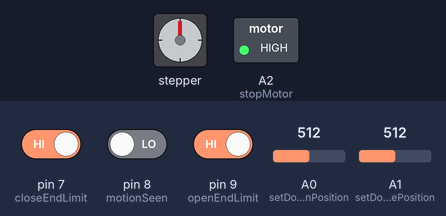
The sketch below on a simulated Arduino Uno, built with avr-gcc and run on an emulated ATmega328P. Shown: stepper motor, switched loads named in the sketch (green lamp = pin HIGH). Wiring (inferred from the names in the program): stepper motor driver (200 steps per turn assumed): step pin 4; direction pin 5. The test bench sets the inputs (shaded band); at power-on: pin 8 (motionSeen) LOW, A0 (setDoorOpenPosition) = 512, pin 9 (openEndLimit) HIGH, pin 7 (closeEndLimit) HIGH, A1 (setDoorClosePosition) = 512. Pins used as bus, display or sensor lines are not drawn; what the sketch prints to the serial monitor is not drawn.

Above: at 1.2 s.
1.3 s: pin 8 (motionSeen) driven HIGH
At 2.1 s:
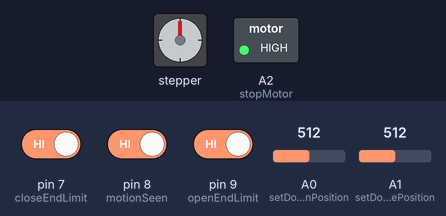
4.3 s: A0 (setDoorOpenPosition) set to 0
At 6.49 s:
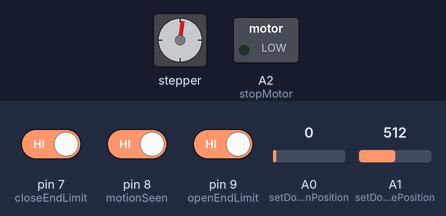
7.3 s: pin 9 (openEndLimit) driven LOW
At 7.7 s:
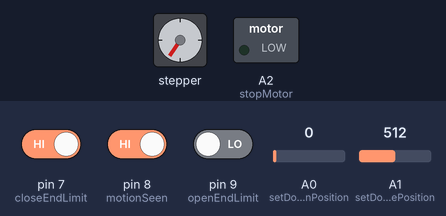
10.3 s: A0 (setDoorOpenPosition) set to 122
13.3 s: A0 (setDoorOpenPosition) set to 0
Timing chart, 0 to 20.3 s (numbered marks = the images above; inputs shaded):
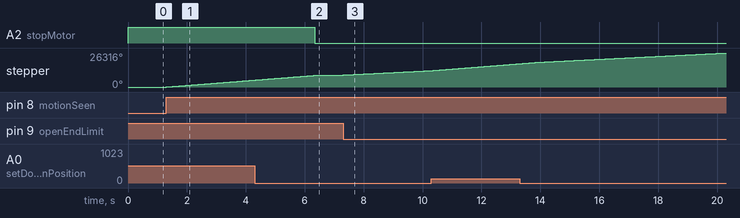

Measured:
- after the input at 1.3 s, stepper: keeps turning clockwise at about 1787°/s, starting at once

The sketch:

program.ino
```cpp
/*
  About Project:

  This project is a model of an automatic door that opens and closes when a person passes by. First, a motion sensor detects the presence of a passerby, then sends signal
  for the door to open. The door closes when a set timer has elapsed, then the door closes.

  Materials used for the project:

  Nema 17 stepper motor
  Aluminum coupling
  TB6600 stepper driver
  On/Off Switch
  Potentiometer
  Arduino Uno
  Threaded rod: Pitch = 1.25mm. Full revolution will move the glass slide 1.25mm

*/

#define motionSeen 8
#define openEndLimit 9
#define closeEndLimit 7
#define setDoorOpenPosition A0
#define setDoorClosePosition A1
#define dirPin 5
#define stepPin 4
#define stopMotor A2

int openingTravelDistance = 0;
int closingTravelDistance = 0;

bool isMovementOn = false;

int openEndState;
int lastOpenEndState = HIGH;

byte openEndIsPressed;

unsigned long lastDebounceTime = 0;
unsigned long debounceDelay = 50;

unsigned long closeTime = 0;
unsigned long openTime = 0;

enum {
  doorIsClosed,
  doorIsOpen,
  doorOpening,
  doorClosing
};

unsigned char doorState = doorIsClosed;

void openDoor() {
  //  Serial.println("Door open");

  digitalWrite(dirPin, HIGH);
  for (int i = 0; i < openingTravelDistance; i++) {
    digitalWrite(stepPin, HIGH);
    delayMicroseconds(500);
    digitalWrite(stepPin, LOW);
    delayMicroseconds(500);
  }
}

void closeDoor() {
  //  Serial.println("Door close");

  digitalWrite(dirPin, LOW);
  for (int i = 0; i < closingTravelDistance; i++) {
    digitalWrite(stepPin, HIGH);
    delayMicroseconds(500);
    digitalWrite(stepPin, LOW);
    delayMicroseconds(500);
  }
}

void motorStop() {
  digitalWrite(stopMotor, LOW);
  Serial.println("Motor Has Stopped");
}

void motorRun() {
  digitalWrite(stopMotor, HIGH);
}

void setup() {
  Serial.begin(115200);

  pinMode(motionSeen, INPUT);
  pinMode(openEndLimit, INPUT_PULLUP);
  pinMode(closeEndLimit, INPUT_PULLUP);

  pinMode(dirPin, OUTPUT);
  pinMode(stepPin, OUTPUT);
  pinMode(stopMotor, OUTPUT);

  digitalWrite(stopMotor, HIGH);

}

void loop() {

  int doorOpenPosition = analogRead(setDoorOpenPosition);
  int doorClosePosition = analogRead(setDoorClosePosition);

  openingTravelDistance = map(doorOpenPosition, 0, 1023, 1, 10000);
  closingTravelDistance = map(doorClosePosition, 0, 1023, 1, 10000);

  int openEndVal = digitalRead(openEndLimit);
  int closeEndVal = digitalRead(closeEndLimit);

  byte doorOpenComplete;

  bool startOpen = false;
  bool startClose = false;

  int sensorActive = digitalRead(motionSeen);
  int pirState = LOW;

  if (sensorActive == HIGH) {
    pirState = 0;
    isMovementOn = true;

  } else {
    if (pirState == 0) {
      isMovementOn = false;
    }
  }

  switch (doorState) {
    case doorIsClosed:
      Serial.println("I am in state 1");
      if (isMovementOn) {
        motorRun();
        doorState = doorOpening;
        break;
      }
      else {
        break;
      }

    case doorOpening:
      Serial.println("I am in state 2");
      openDoor();
      if (openEndVal == HIGH ) {
        motorStop();
        if (millis() - openTime > 2000) {
          Serial.println("Go to state 3");

          doorState = doorIsOpen;
          openTime = millis();
          break;
        }
      } else {

        break;
      }

    case doorIsOpen:
      Serial.println("I am in state 3");
      if (isMovementOn) {
        motorStop();
        doorState = doorOpening;
        break;
      } else {
        if (millis() - closeTime > 5000) {
          closeTime = millis();
          doorState = doorClosing;
          break;
        }
      }

    case doorClosing:
      Serial.println("I am in state 4");
      motorRun();
      closeDoor();
      if (closeEndVal == HIGH) {
        motorStop();
        doorState = doorIsClosed;
        closeTime = millis();
        break;
      } else {
        break;
      }

    default:
      doorState = doorIsClosed;
      break;
  }
}
```
